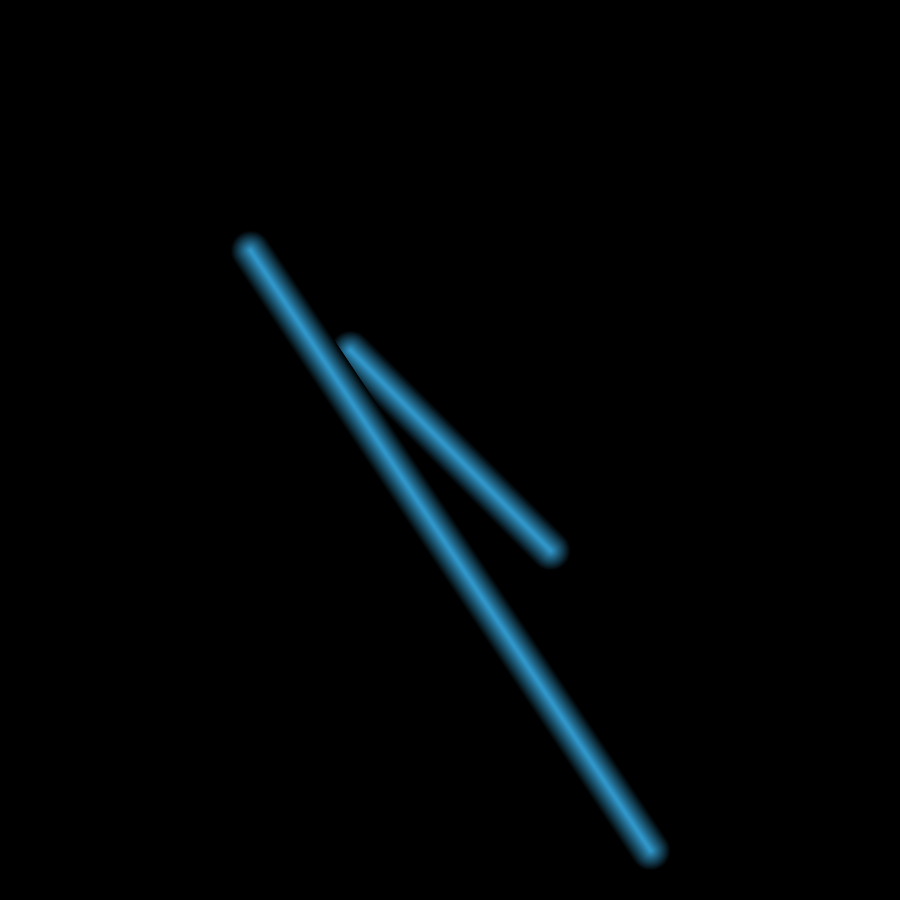
Frame 1 (no input)
Frame 60 (the mouse pressed at the canvas centre just before this capture): identical to frame 1, image omitted
Frame 120 (the mouse held since frame 60 and released just before this capture): identical to frame 1, image omitted

The Processing sketch that drew this single still picture (run headless with seeded random() and noise(); from frame 60 on, the mouse is pressed at the canvas centre):

// Processing sketch: Teste_Fade_Line_Effect
// ── Teste_Fade_Line_Effect.pde
float angulo = 0, raio = 100, anguloRaio = 0;
float StrokeWeight = 1;
PVector Stroke = new PVector(255, 255, 255);
PVector Fill = new PVector(255, 255, 255);

void setup()
{
  size(900, 900);
}

void draw()
{
  background(0);
  translate(width/2, height/2);

  raio = 150+50*sin(anguloRaio);

  anguloRaio+=0.02;

  stroke(255);
  strokeWeight(1);
  noFill();
  //ellipse(0, 0, 2*raio, 2*raio);

  noStroke();
  fill(50, 153, 204);
  stroke(50, 153, 204);

  Fill = new PVector(50, 153, 204);
  Stroke = new PVector(50, 153, 204);
  StrokeWeight = 1;

  LINE(-100, -100, 100, 100);
  LINE(-200, -200, 200, 400);
}

void POINT(int X, int Y)
{
  noStroke();

  for (float i=0; i<10; i+=0.1)
  {
    fill(map(i, 0, 10, 20, 1)*Fill.x, map(i, 0, 10, 20, 1)*Fill.y, map(i, 0, 10, 20, 1)*Fill.z);
    ellipse(X, Y, map(i, 0, 10, 3, 0.3)*StrokeWeight, map(i, 0, 10, 3, 0.3)*StrokeWeight);
  }
}

void LINE(int aX, int aY, int bX, int bY)
{
  for (float i=0; i<10; i+=0.1)
  {
    stroke(map(i, 0, 10, 0, 1)*Stroke.x, map(i, 0, 10, 0, 1)*Stroke.y, map(i, 0, 10, 0, 1)*Stroke.z);
    strokeWeight(map(i, 0, 10, 40, 1)*StrokeWeight);
    line(aX, aY, bX, bY);
  }
}

void Stroke()
{
}
